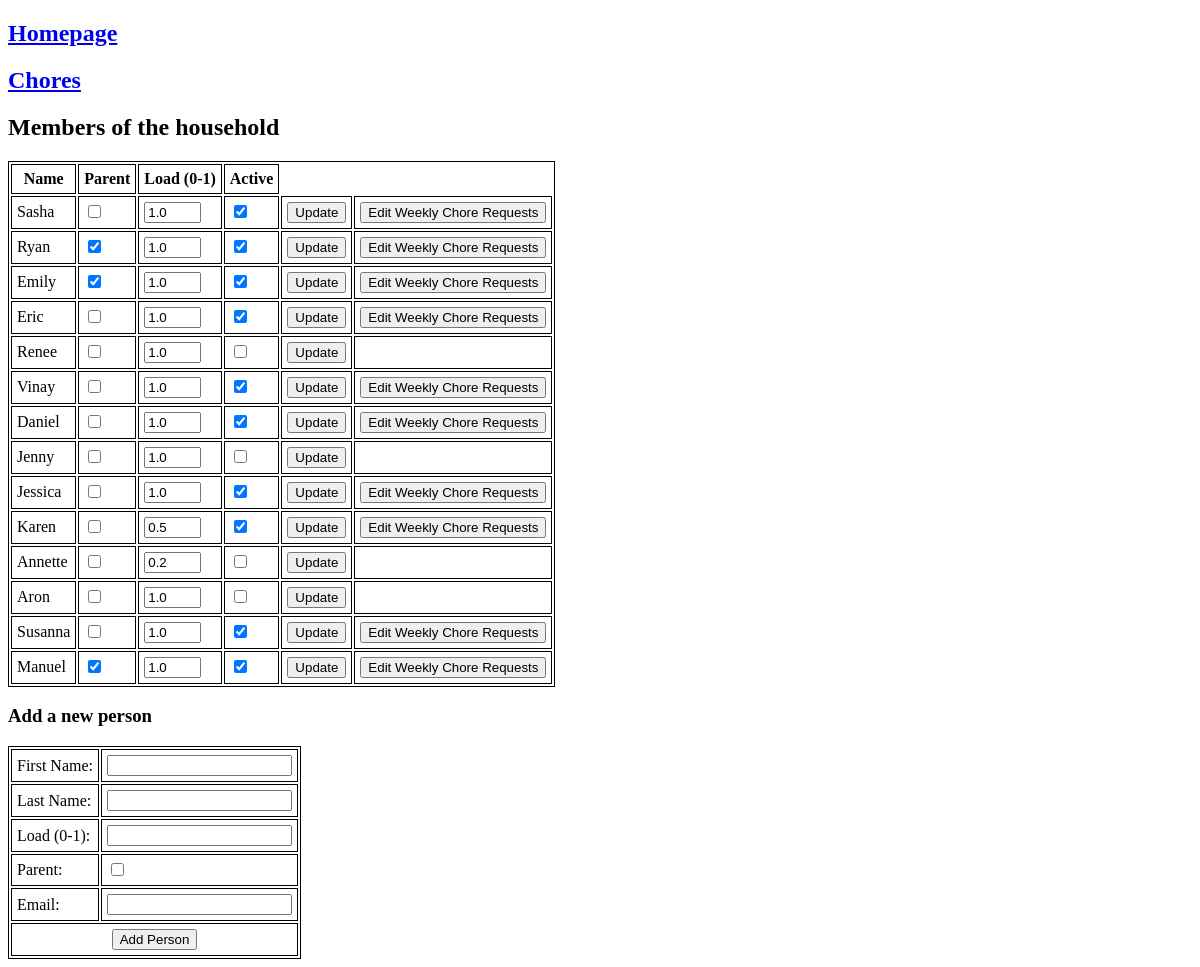
The app's page /people, older data.
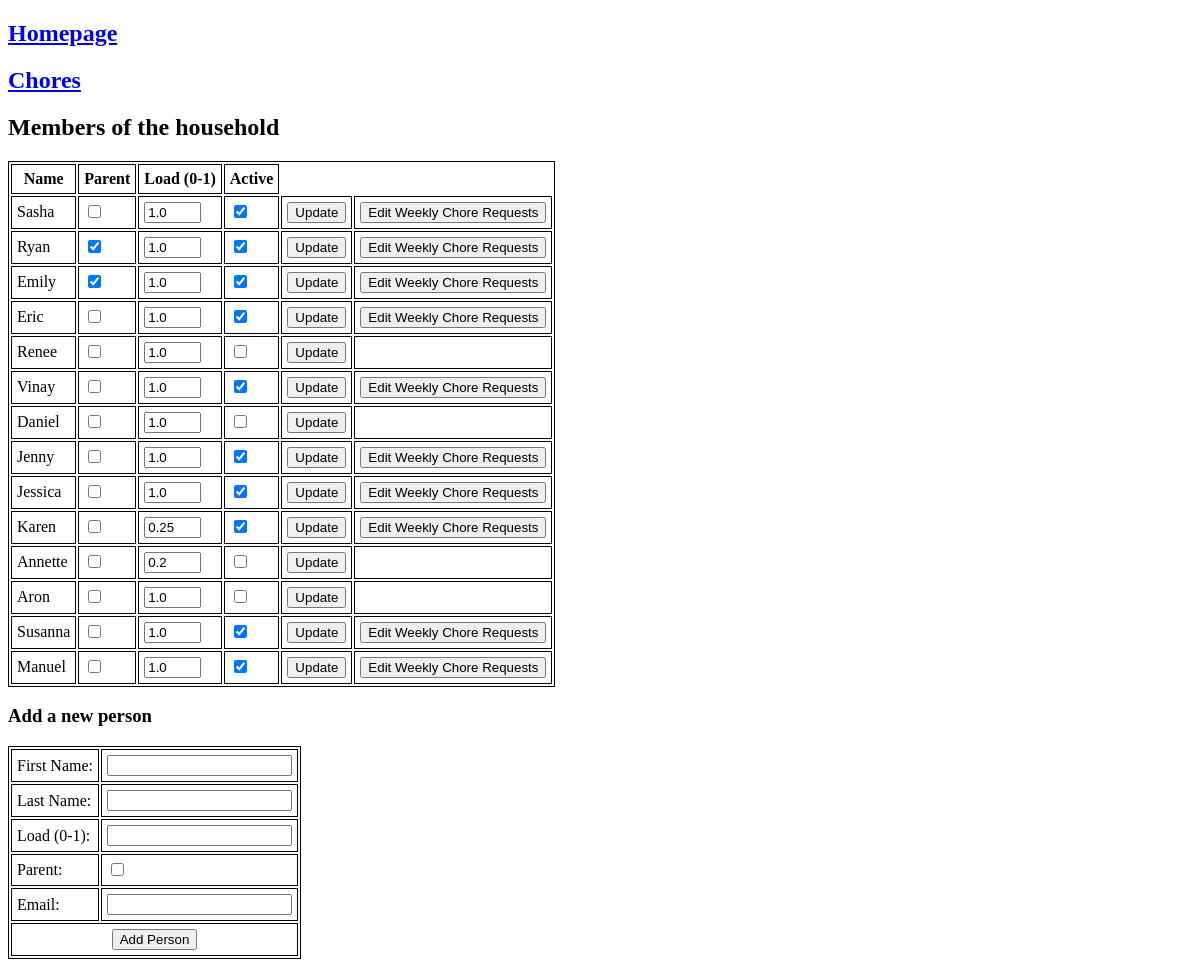
The same page, newer data.
### tables this page shows
CREATE TABLE "people" (
"id" INTEGER,
  "first_name" TEXT,
  "last_name" TEXT,
  "load_fraction" REAL,
  "parent" INTEGER,
  "active" INTEGER,
  "email" TEXT
);

### chore_chart.py (the view)
@app.route("/people")
def people():
    with sqlite3.connect(db) as con:
        people = pd.read_sql(con=con, sql="SELECT * FROM people")
    return render_template("people.html", people = people)

### templates/people.html (shortened to what this page needs)
<!doctype html>
<html>
<head>
  <link rel="stylesheet" href="{{ url_for('static', filename='style.css') }}">
</head>
<body>
  <h2><a href="/">Homepage</a></h2>
  <h2><a href="/tasks">Chores</a></h2>
  <h2>Members of the household</h2>
  <table>
    <tr>
      <th>Name</th>
      <th>Parent</th>
      <th>Load (0-1)</th>
      <th>Active</th>
    </tr>
    {% for person in people.itertuples() %}
    <tr>
      <td>{{person.first_name}}</td>
      <form method="POST" action="{{ url_for('update_person') }}">
	<td>
	  <input type="checkbox" name="parent" {{"checked" if person.parent else ""}}/>
	</td>
	<td>
	  <input type="text" name="frac" size="4" value="{{ person.load_fraction }}"/>
	</td>
	<td>
	  <input type="checkbox" name="active" {{"checked" if person.active else ""}}/>
	</td>
	<td>
	  <button type="sumbit">Update</button>
	</td>
      </form>
      <td>
	{% if person.active %}
	<form method="GET" action="{{ url_for('requests', person_id = person.id) }}">
	  <button type="sumbit">Edit Weekly Chore Requests</button>
	</form>
	{% endif %}
      </td>
    </tr>
    {% endfor %}
  </table>
  <h3>Add a new person</h3>
  <form method="POST" action="{{ url_for('add_person') }}">
    <table>
      <tr>
	<td><label for="first_name">First Name:</label></td>
	<td><input type="text" id="first_name" name="first_name"></input></td>
      </tr>
      <tr>
	<td><label for="last_name">Last Name:</label></td>
	<td><input type="text" id="last_name" name="last_name"></input></td>
      </tr>
      <tr>
	<td><label for="frac">Load (0-1):</label></td>
	<td><input type="text" id="frac" name="frac"></input></td>
      </tr>
      <tr>
	<td><label for="parent">Parent:</label></td>
	<td><input type="checkbox" id="parent" name="parent"></input></td>
      </tr>
      <tr>
	<td><label for="email">Email:</label></td>
	<td><input type="text" id="email" name="email"></input></td>
      </tr>
      <tr>
	<td colspan="2" class="center-text">
	  <input type="submit" value="Add Person">
	</td>
      </tr>
    </table>
  </form>
</body>
</html>

### static/style.css (style rules this page uses)
table, th, td { border: 1px solid; }
th, td { padding: 5px; }
.center-text { text-align: center; }

Row changes from the older to the newer data that the page shows:
changed people "Daniel": active "☑" → "☐"; no longer shows "Edit Weekly Chore Requests"
changed people "Jenny": active "☐" → "☑"; now shows "Edit Weekly Chore Requests"
changed people "Karen": frac "0.5" → "0.25"
changed people "Manuel": parent "☑" → "☐"
